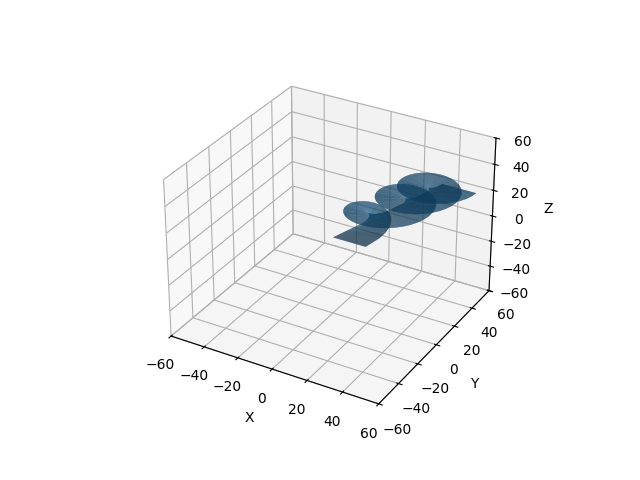

Reproduce this figure in Python.
import numpy as np
import imageio
import os
import matplotlib.pyplot as plt

fig , ax = plt.subplots(subplot_kw={"projection": "3d"})
edge = 20
phi = np.linspace(0 , 6*np.pi, 100)#одинаковые параметры при линкспейс 
theta = np.linspace(0 , 6*np.pi, 100)
h = 10

x = np.outer(phi, np.cos(theta))
y = np.outer(phi, np.sin(theta))
z = np.outer( h, theta) # спроси Байга 
ax.set_xlim3d([-3*edge , 3*edge])
ax.set_xlabel('X')
ax.set_ylim3d([-3*edge , 3*edge])
ax.set_ylabel('Y')
ax.set_zlim3d([-3*edge , 3*edge])
ax.set_zlabel('Z')
ax.plot_surface(x,y,z)

plt.savefig("gikoid.png")